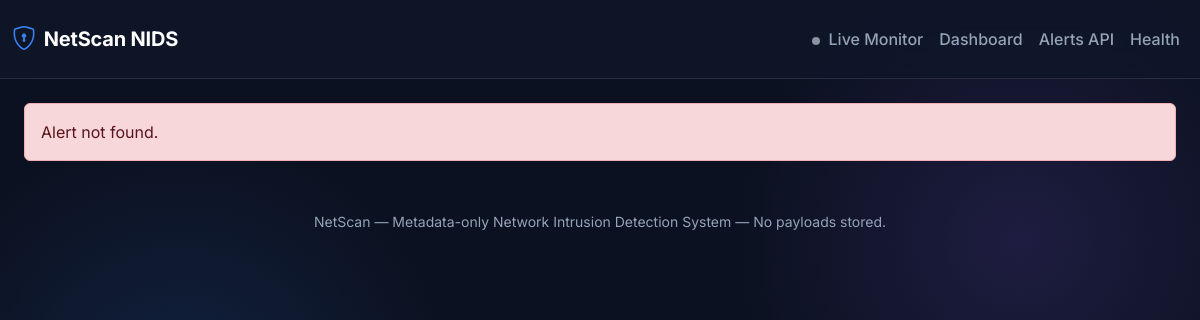
Page /alert/34 on the earlier database version.
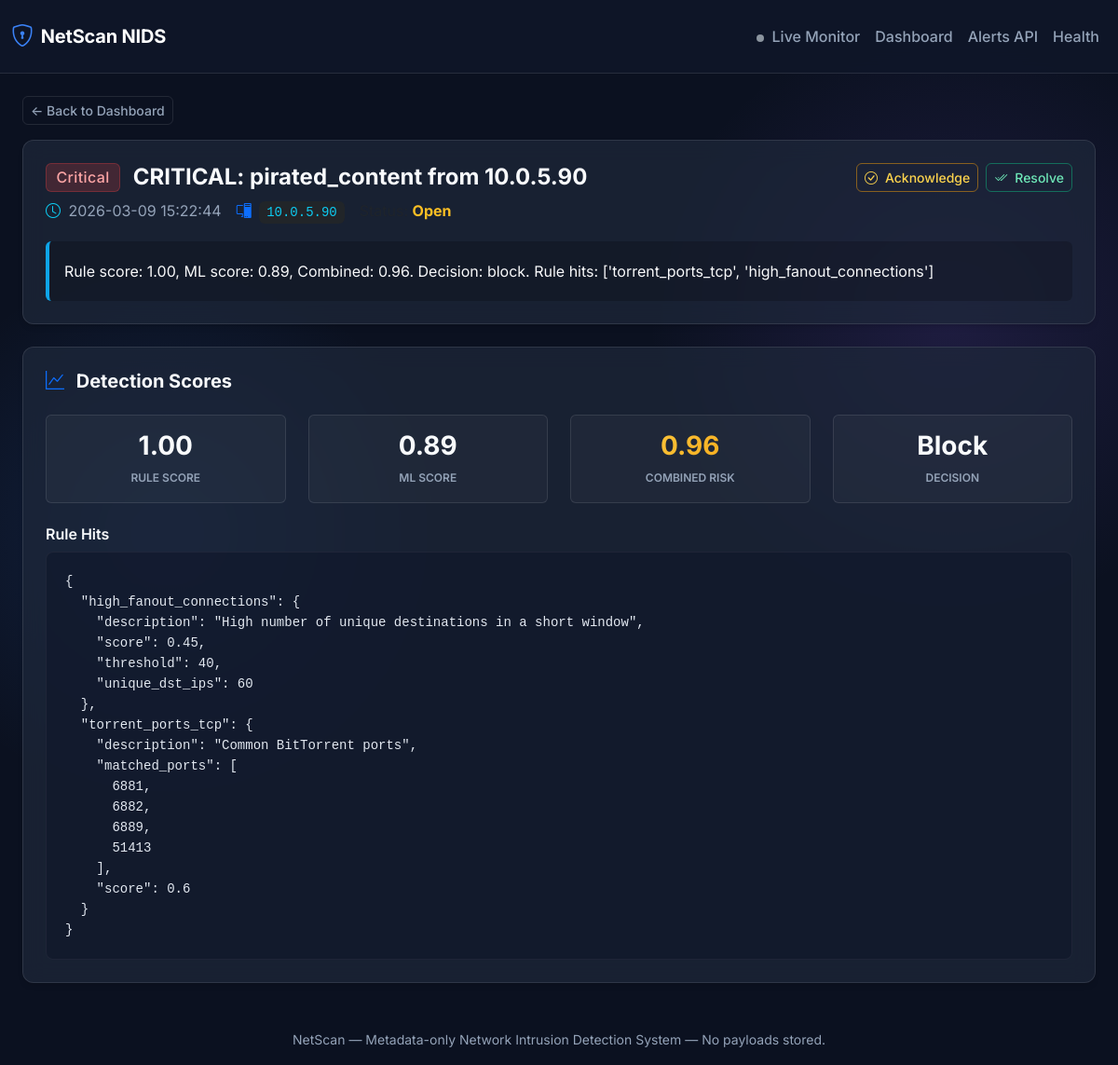
Same page on the later database version.
### app/db/models.py (models this page shows)
class Base(DeclarativeBase):
    pass

class Alert(Base):
    __tablename__ = "alerts"
    id: Mapped[int] = mapped_column(Integer, primary_key=True, autoincrement=True)
    detection_id: Mapped[int | None] = mapped_column(ForeignKey("detections.id"), nullable=True, index=True)
    ai_assessment_id: Mapped[int | None] = mapped_column(
        ForeignKey("ai_assessments.id"), nullable=True, index=True
    )
    src_ip: Mapped[str] = mapped_column(String(64), index=True)
    window_start: Mapped[datetime] = mapped_column(DateTime, index=True)
    window_end: Mapped[datetime] = mapped_column(DateTime, index=True)
    title: Mapped[str] = mapped_column(String(200))
    summary: Mapped[str] = mapped_column(Text)
    severity: Mapped[str] = mapped_column(String(16))
    threat_type: Mapped[str] = mapped_column(String(64))
    status: Mapped[str] = mapped_column(String(16), default="open")  # open|acknowledged|resolved
    created_at: Mapped[datetime] = mapped_column(DateTime, default=datetime.utcnow)
    resolved_at: Mapped[datetime | None] = mapped_column(DateTime, nullable=True)
    detection: Mapped["Detection | None"] = relationship(back_populates="alerts")

class Detection(Base):
    __tablename__ = "detections"
    id: Mapped[int] = mapped_column(Integer, primary_key=True, autoincrement=True)
    feature_id: Mapped[int] = mapped_column(ForeignKey("network_features.id"), index=True)
    src_ip: Mapped[str] = mapped_column(String(64), index=True)
    window_start: Mapped[datetime] = mapped_column(DateTime, index=True)
    window_end: Mapped[datetime] = mapped_column(DateTime, index=True)
    rule_hits: Mapped[dict[str, Any]] = mapped_column(JSON, default=dict)
    rule_score: Mapped[float] = mapped_column(Float, default=0.0)
    ml_score: Mapped[float] = mapped_column(Float, default=0.0)
    combined_risk: Mapped[float] = mapped_column(Float, default=0.0)
    decision: Mapped[str] = mapped_column(String(32), default="allow")  # allow|monitor|block|ai_review
    needs_ai: Mapped[bool] = mapped_column(Boolean, default=False)
    created_at: Mapped[datetime] = mapped_column(DateTime, default=datetime.utcnow)
    feature: Mapped["NetworkFeature"] = relationship(back_populates="detections")
    ai_assessment: Mapped["AIAssessment | None"] = relationship(back_populates="detection")
    alerts: Mapped[list["Alert"]] = relationship(back_populates="detection")

### app/api/routes_dashboard.py (the view)
@router.get("/alert/{alert_id}", response_class=HTMLResponse)
def alert_detail_page(alert_id: int, request: Request, db: Session = Depends(get_db)):
    alert = db.query(Alert).filter(Alert.id == alert_id).first()
    detection = None
    ai = None
    if alert and alert.detection_id:
        detection = db.query(Detection).filter(Detection.id == alert.detection_id).first()
    if alert and alert.ai_assessment_id:
        ai = db.query(AIAssessment).filter(AIAssessment.id == alert.ai_assessment_id).first()
    return templates.TemplateResponse(
        request,
        "alert_detail.html",
        {
            "alert": alert,
            "detection": detection,
            "ai": ai,
        },
    )

### templates/alert_detail.html (shortened to what this page needs)
{% extends "base.html" %}
{% block content %}
{% if not alert %}
<div class="alert alert-danger">Alert not found.</div>
{% else %}
<a href="/" class="btn btn-outline-secondary btn-sm mb-3">← Back to Dashboard</a>
<div class="card p-4 mb-4 border-0">
    <div class="d-flex justify-content-between align-items-start mb-3">
        <div>
            <h4 class="fw-bold mb-2">
                <span class="badge badge-{{ alert.severity }} me-2 align-middle fs-6">{{ alert.severity|title }}</span>
                <span class="align-middle">{{ alert.title }}</span>
            </h4>
            <p class="text-secondary mb-1 d-flex align-items-center gap-3">
                <span><i class="bi bi-clock text-info me-1"></i> {{ alert.created_at.strftime('%Y-%m-%d %H:%M:%S')
                    }}</span>
                <span><i class="bi bi-pc-display text-primary me-1"></i> <code
                        class="bg-dark px-2 py-1 rounded text-info">{{ alert.src_ip }}</code></span>
                <span><span class="text-muted">Status:</span>
                    {% if alert.status == 'open' %}
                    <strong class="text-warning">Open</strong>
                    {% elif alert.status == 'acknowledged' %}
                    <strong class="text-info">Acknowledged</strong>
                    {% else %}
                    <strong class="text-success">Resolved</strong>
                    {% endif %}
                </span>
            </p>
        </div>
        <div class="d-flex gap-2">
            {% if alert.status == 'open' %}
            <button class="btn btn-sm btn-outline-warning d-flex align-items-center gap-2"
                onclick="patchStatus({{ alert.id }}, 'acknowledged')">
                <i class="bi bi-check-circle"></i> Acknowledge
            </button>
            <button class="btn btn-sm btn-outline-success d-flex align-items-center gap-2"
                onclick="patchStatus({{ alert.id }}, 'resolved')">
                <i class="bi bi-check2-all"></i> Resolve
            </button>
            {% elif alert.status == 'acknowledged' %}
            <button class="btn btn-sm btn-outline-success d-flex align-items-center gap-2"
                onclick="patchStatus({{ alert.id }}, 'resolved')">
                <i class="bi bi-check2-all"></i> Resolve
            </button>
            {% endif %}
        </div>
    </div>
    <div class="p-3 rounded" style="background: rgba(0,0,0,0.2); border-left: 4px solid var(--accent-info);">
        <p class="mb-0 text-light lh-lg">{{ alert.summary }}</p>
    </div>
</div>
{% if detection %}
<div class="card p-4 mb-4 border-0">
    <h5 class="fw-bold mb-4"><i class="bi bi-graph-up text-primary me-2"></i> Detection Scores</h5>
    <div class="row g-4">
        <div class="col-md-3">
            <div class="p-3 rounded text-center h-100"
                style="background: rgba(255,255,255,0.03); border: 1px solid var(--border-light);">
                <h3 class="mb-1 fw-bold text-gradient-primary">{{ '%.2f'|format(detection.rule_score) }}</h3>
                <small class="text-secondary text-uppercase fw-semibold tracking-wide" style="font-size: 0.75rem;">Rule
                    Score</small>
            </div>
        </div>
        <div class="col-md-3">
            <div class="p-3 rounded text-center h-100"
                style="background: rgba(255,255,255,0.03); border: 1px solid var(--border-light);">
                <h3 class="mb-1 fw-bold text-gradient-primary">{{ '%.2f'|format(detection.ml_score) }}</h3>
                <small class="text-secondary text-uppercase fw-semibold tracking-wide" style="font-size: 0.75rem;">ML
                    Score</small>
            </div>
        </div>
        <div class="col-md-3">
            <div class="p-3 rounded text-center h-100"
                style="background: rgba(255,255,255,0.03); border: 1px solid var(--border-light);">
                <h3 class="mb-1 fw-bold text-gradient-high">{{ '%.2f'|format(detection.combined_risk) }}</h3>
                <small class="text-secondary text-uppercase fw-semibold tracking-wide"
                    style="font-size: 0.75rem;">Combined Risk</small>
            </div>
        </div>
        <div class="col-md-3">
            <div class="p-3 rounded text-center h-100"
                style="background: rgba(255,255,255,0.03); border: 1px solid var(--border-light);">
                <h3 class="mb-1 fw-bold text-gradient-info text-capitalize">{{ detection.decision }}</h3>
                <small class="text-secondary text-uppercase fw-semibold tracking-wide"
                    style="font-size: 0.75rem;">Decision</small>
            </div>
        </div>
    </div>
    {% if detection.rule_hits %}
    <h6 class="mt-4 fw-semibold">Rule Hits</h6>
    <pre class="mb-0"><code>{{ detection.rule_hits | tojson(indent=2) }}</code></pre>
    {% endif %}
</div>
{% endif %}
{% endif %}
{% endblock %}

### templates/base.html (shortened to what this page needs)
<!DOCTYPE html>
<html lang="en">
<head>
    <link href="https://cdn.jsdelivr.net/npm/bootstrap@5.3.3/dist/css/bootstrap.min.css" rel="stylesheet">
    <link href="https://cdn.jsdelivr.net/npm/bootstrap-icons@1.11.3/font/bootstrap-icons.min.css" rel="stylesheet">
    <link href="/static/style.css" rel="stylesheet">
</head>
<body>
    <nav class="navbar navbar-expand-lg navbar-dark mb-4">
        <div class="container-fluid">
            <a class="navbar-brand" href="/">
                <i class="bi bi-shield-lock"></i> NetScan NIDS
            </a>
            <div class="navbar-nav ms-auto">
                <a class="nav-link" href="/">
                    <span id="navLiveDot"
                        style="width:8px;height:8px;border-radius:50%;background:#8b949e;display:inline-block;margin-right:4px;vertical-align:middle"></span>
                    Live Monitor
                </a>
                <a class="nav-link" href="/">Dashboard</a>
                <a class="nav-link" href="/alerts">Alerts API</a>
                <a class="nav-link" href="/health">Health</a>
            </div>
        </div>
    </nav>
    <div class="container-fluid px-4">
        {% block content %}{% endblock %}
    </div>
    <footer class="text-center text-secondary mt-5 mb-3">
        <small>NetScan &mdash; Metadata-only Network Intrusion Detection System &mdash; No payloads stored.</small>
    </footer>
</body>
</html>

### static/style.css (style rules this page uses)
:root { --bg-base: #0b1120; --bg-surface: rgba(30, 41, 59, 0.7); --bg-surface-hover: rgba(51, 65, 85, 0.8); --border-light: rgba(255, 255, 255, 0.1); --text-main: #f8fafc; --text-muted: #94a3b8; --accent-primary: #3b82f6; --accent-critical: #ef4444; --accent-high: #f59e0b; --accent-medium: #8b5cf6; --accent-low: #10b981; --accent-info: #0ea5e9; }
body { background-color: var(--bg-base); background-image: radial-gradient(circle at 15% 50%, rgba(59, 130, 246, 0.15), transparent 25%), radial-gradient(circle at 85% 30%, rgba(139, 92, 246, 0.15), transparent 25%); background-attachment: fixed; color: var(--text-main); font-family: 'Inter', -apple-system, BlinkMacSystemFont, "Segoe UI", Roboto, "Helvetica Neue", Arial, sans-serif; -webkit-font-smoothing: antialiased; }
.card, .stat-card { background: var(--bg-surface) !important; backdrop-filter: blur(12px); -webkit-backdrop-filter: blur(12px); border: 1px solid var(--border-light) !important; border-radius: 12px; box-shadow: 0 4px 6px -1px rgba(0, 0, 0, 0.1), 0 2px 4px -1px rgba(0, 0, 0, 0.06); transition: transform 0.2s ease, box-shadow 0.2s ease, background 0.2s ease; }
.navbar { background: rgba(15, 23, 42, 0.8) !important; backdrop-filter: blur(16px); -webkit-backdrop-filter: blur(16px); border-bottom: 1px solid var(--border-light); padding-top: 1rem; padding-bottom: 1rem; }
.navbar-brand { font-weight: 700; letter-spacing: -0.01em; display: flex; align-items: center; gap: 0.5rem; }
.navbar-brand i { color: var(--accent-primary); font-size: 1.5rem; }
.nav-link { font-weight: 500; color: var(--text-muted) !important; transition: color 0.2s ease; }
h1, h2, h3, h4, h5, h6 { font-weight: 600; color: var(--text-main); }
a { color: var(--accent-primary); text-decoration: none; transition: opacity 0.2s ease; }
.badge { padding: 0.4em 0.65em; font-weight: 500; letter-spacing: 0.025em; border-radius: 6px; }
.badge-critical { background-color: rgba(239, 68, 68, 0.2); color: #fca5a5; border: 1px solid rgba(239, 68, 68, 0.3); }
.btn { font-weight: 500; border-radius: 6px; transition: all 0.2s ease; }
.btn-outline-warning { color: #fcd34d; border-color: rgba(245, 158, 11, 0.5); }
.btn-outline-success { color: #6ee7b7; border-color: rgba(16, 185, 129, 0.5); }
.btn-outline-secondary { color: var(--text-muted); border-color: var(--border-light); }
pre { background: rgba(15, 23, 42, 0.6) !important; border: 1px solid rgba(255, 255, 255, 0.05); color: #e2e8f0 !important; font-family: 'JetBrains Mono', 'Fira Code', monospace; font-size: 0.875rem; border-radius: 8px !important; padding: 1.25rem !important; }
.text-gradient-high { background: linear-gradient(135deg, #fcd34d, #f59e0b); -webkit-background-clip: text; -webkit-text-fill-color: transparent; }
.text-warning { color: #fbbf24 !important; }
.text-secondary { color: var(--text-muted) !important; }

Differences in the rows shown:
added Alert: severity "Critical", title "CRITICAL: pirated_content from 10.0.5.90", created_at "2026-03-09 15:22:44", src_ip "10.0.5.90", summary "Rule score: 1.00, ML score: 0.89, Combined: 0.96. Decision: block. Rule hits: ['torrent_ports_tcp', 'high_fanout_connections']"
added Detection: rule_score "1.00", ml_score "0.89", combined_risk "0.96", decision "Block", rule_hits|tojson "{ \"high_fanout_connections\": { \"description\": \"High number of unique destinations in a short window\", \"score\": 0.45, \"threshold\": 40, \"unique_dst_ips\": 60 }, \"torrent_ports_tcp\": { \"description\": \"Common BitTorrent ports\", \"matched_ports\": [ 6881, 6882, 6889, 51413 ], \"score\": 0.6 } }"
Other differences:
text no longer shown: "Alert not found."
text now shown: "← Back to Dashboard Open Acknowledge Resolve Detection Scores RULE SCORE ML SCORE COMBINED RISK DECISION Rule Hits"
